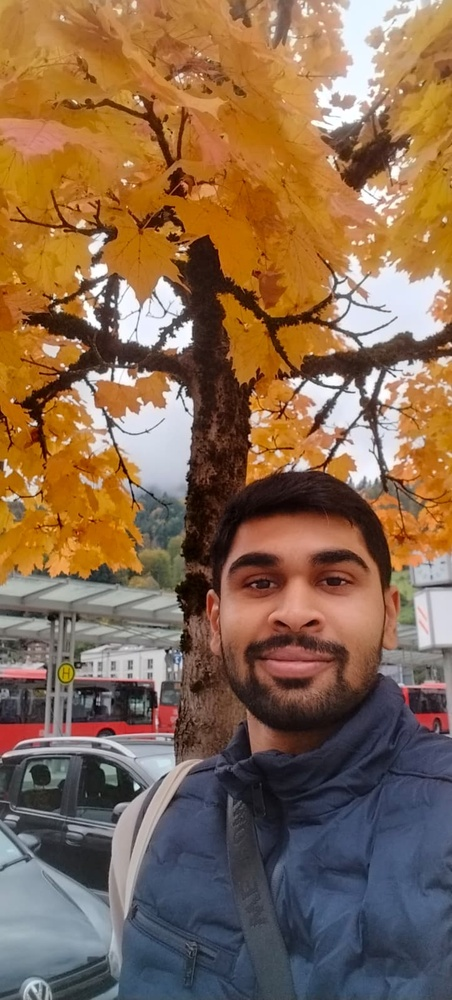
#> input picture imgs/instagram-pic.jpeg, 452 x 1000 px, shrunk from 722 x 1599 before the run; its folder holds only this picture in this run
$ python photoEditor.py
#> lines starting #> are read from the running program, lines starting #| are printed output that depends on the picture
from PIL import Image, ImageEnhance, ImageFilter
import os

path = './imgs'
pathOut = './enhancedimages'

for filename in os.listdir(path) :
    img = Image.open(f"{path}/{filename}")
#> img is the input picture: PIL image 452x1000 RGB; mean R, G, B 134.8, 105.1, 80.1

    #sharpness
    img.filter(ImageFilter.SHARPEN)

    #for saturation color
    color = ImageEnhance.Contrast(img)
    img = color.enhance(1.2)
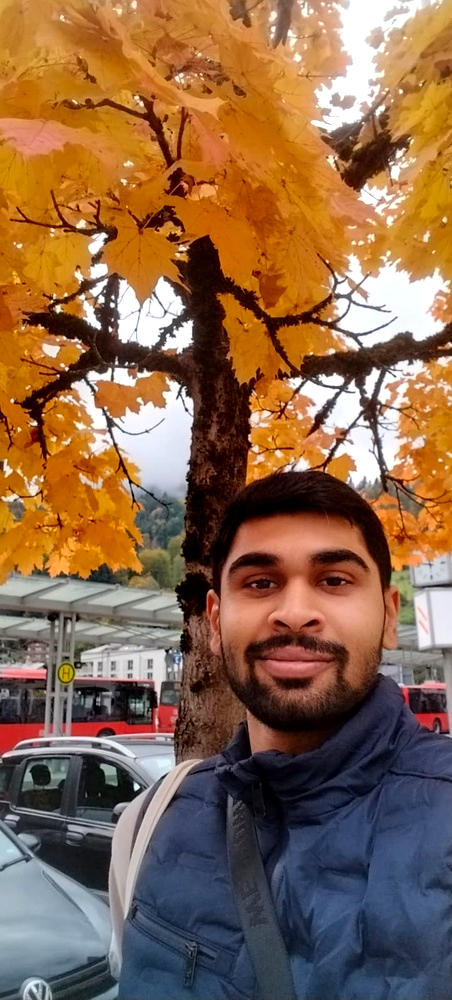
#> img: PIL image 452x1000 RGB; mean R, G, B 138.7, 103.3, 75.1

    # brightness
    brightness = ImageEnhance.Brightness(img)
    img = brightness.enhance(1.1)
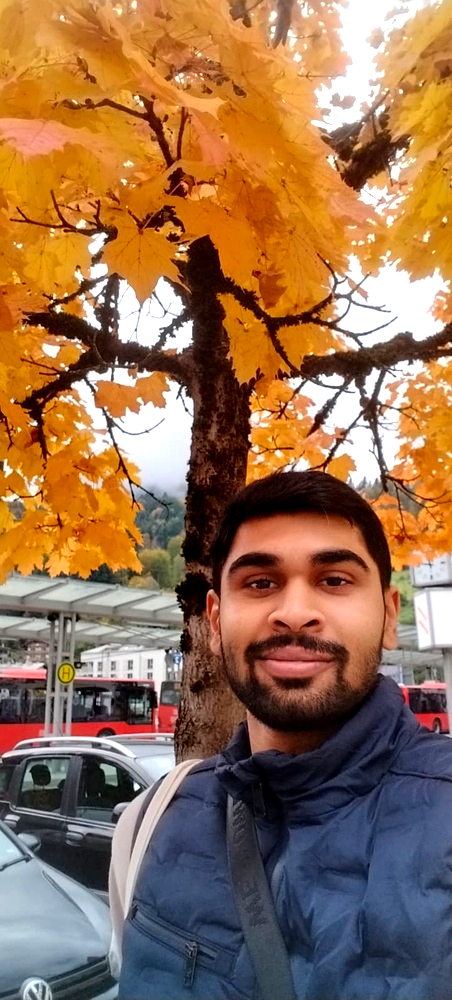
#> img: PIL image 452x1000 RGB; mean R, G, B 150.6, 112.1, 81

    #sharpness
    sharpness = ImageEnhance.Sharpness(img)
    img = sharpness.enhance(1.1)

    clean_name = os.path.splitext(filename)[0]

    img.save(f"{pathOut}/{clean_name}_enhanced.jpg", quality=95)

$ run again, on imgs/linkedin-pic.jpeg
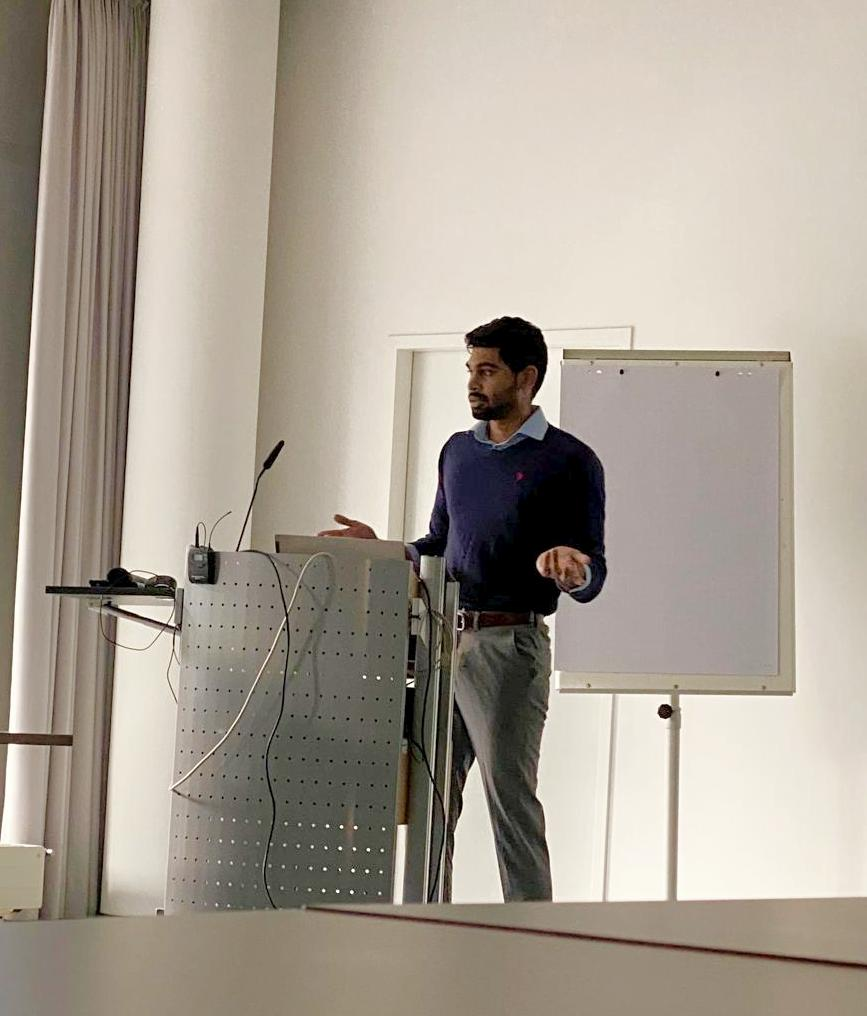
#> input picture imgs/linkedin-pic.jpeg, 867 x 1016 px
#> img is the input picture: PIL image 867x1016 RGB; mean R, G, B 169, 159.9, 147.9
#> `img = color.enhance(1.2)`:
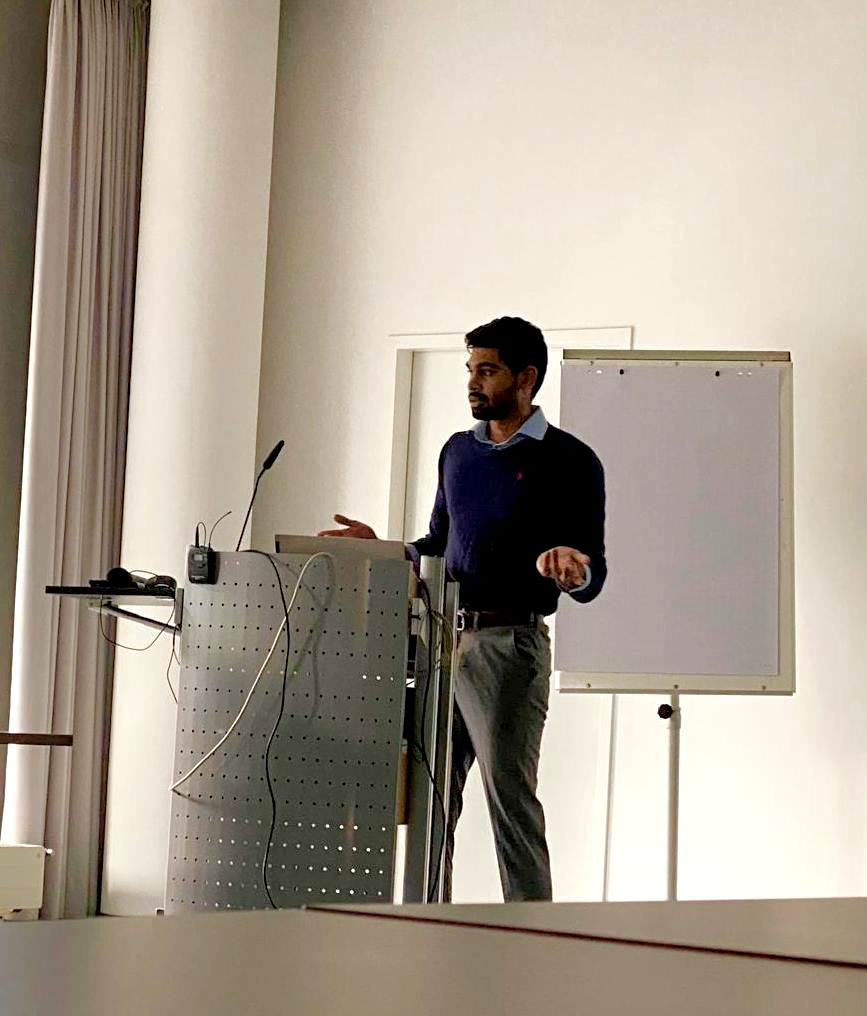
#> img: PIL image 867x1016 RGB; mean R, G, B 170.6, 159.9, 145.7
#> `img = brightness.enhance(1.1)`:
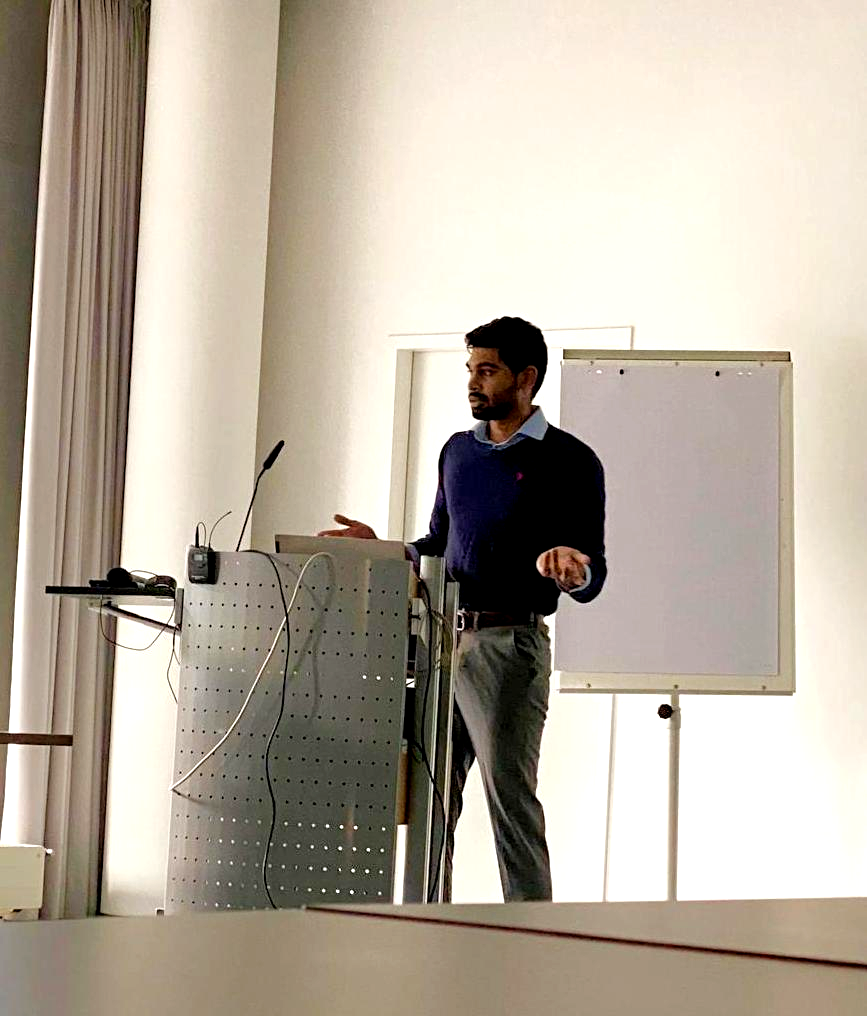
#> img: PIL image 867x1016 RGB; mean R, G, B 183.6, 173.5, 159.2
